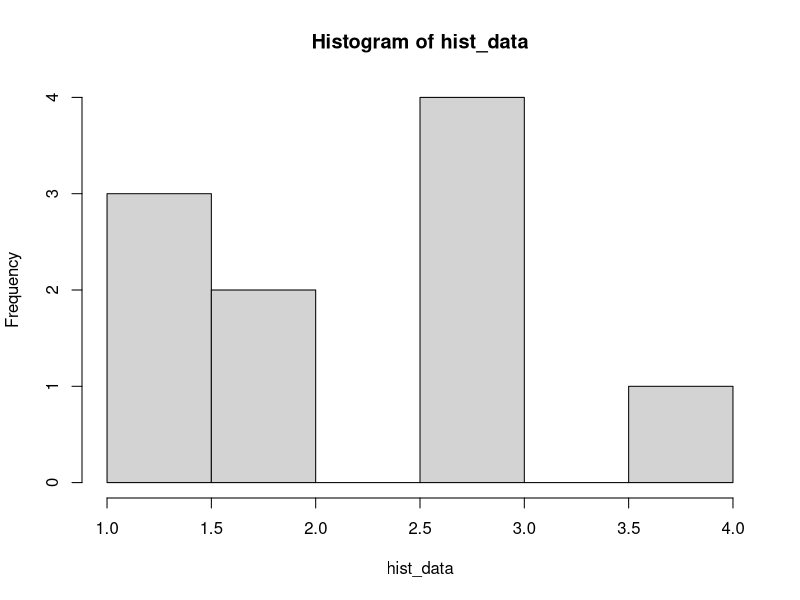
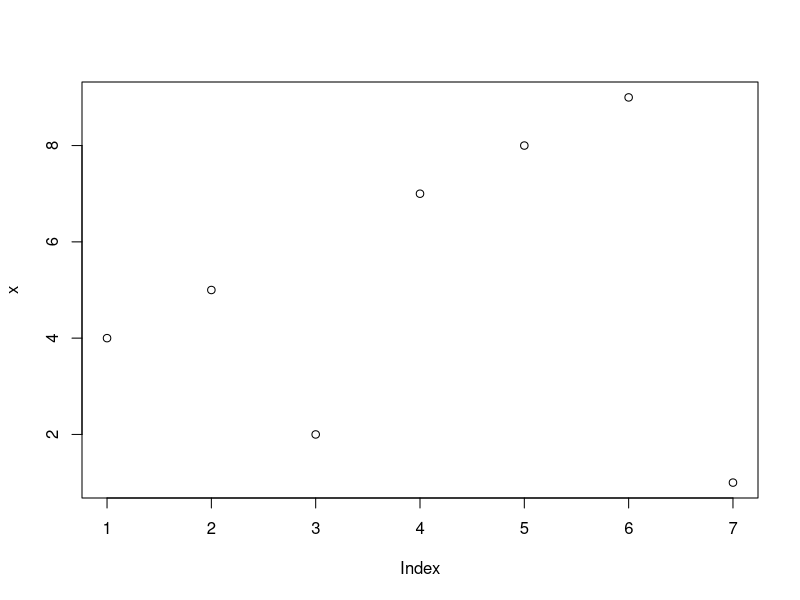

Source code (R) for these figures, in order:
## ---- chunk 1
knitr::opts_chunk$set(echo = TRUE)
## ---- chunk 2
x <- c(4, 5, 2, 7, 8, 9, 1)
x
## ---- chunk 3
# 'x' is a vector of values
x <- c(4, 5, 2, 7, 8, 9, 1) # R will run the x <- c(4, ..., 1) code, but it won't run the text after '#' 

# show x
x
## ---- chunk 4
x <- c(4, 5, 2, 7, 8, 9, 1)
x
## ---- chunk 5
length(x)
## ---- chunk 6
x[5]
## ---- chunk 7
x[5] <- 3
x
## ---- chunk 8
x[3]
## ---- chunk 9
# Remove a value by using the '-' operator
x[-3]
## ---- chunk 10
x
## ---- chunk 11
# Reassign 'x' to save the updated version of 'x' that removes the value in the 3rd position
x <- x[-3]
x
## ---- chunk 12
# Recreate 'x'
x <- c(4, 5, 2, 7, 8, 9, 1)
x

# Append the number 4 to 'x' using the 'c()' function
c(x, 4)

# Save out the new 'x' using the '<-' assign function
x <- c(x, 4)
x
## ---- chunk 13
# Recreate 'x'
x <- c(4, 5, 2, 7, 8, 9, 1)
x

# Append the number 4 to 'x' using the 'c()' function
append(x, 4)

# Save out the new 'x' using the '<-' assign function
x <- append(x, 4)
x
## ---- chunk 14
x <- 4
x
y <- '4'
y
## ---- chunk 15
# Check to see if 'x' and 'y' are numeric or character type
is.character(x)
is.numeric(x)

is.character(y)
is.numeric(y)
## ---- chunk 16
x
x + 4
x - 2
x*5
x/6
## ---- chunk 17
# Recreate 'x'
x <- c(4, 5, 2, 7, 8, 9, 1)
x
y <- c('hi', 'hello', 'howdy')
y
## ---- chunk 18
y
y[3]
## ---- chunk 19
y[1]
y[-1]

y <- y[-1]
y
## ---- chunk 20
y
y <- c(y, 'goodbye', 'ciao')
y
y <- c('first', 'second', y)
y
## ---- chunk 21

x <- c(4, 5, 2, 7, 8, 9, 1)
y <- c("a", "a", "a", "b", "b", "b", "b")

mydata <- data.frame(x, y)

## ---- chunk 22

mydata$x

## ---- chunk 23
mydata$x[3]
## ---- chunk 24
mydata[,1]

mydata[3,1]

## ---- chunk 25
class(y)
## ---- chunk 26
class(mydata$y)
## ---- chunk 27
mydata <- data.frame(x, y,
                     stringsAsFactors = FALSE)
class(mydata$y)

## ---- chunk 28
hist_data <- c(1, 1, 1, 2, 2, 3, 3, 3, 3, 4)
hist_data
hist(hist_data)
## ---- chunk 29
x <- c(4, 5, 2, 7, 8, 9, 1)
x

# Call the plot function to plot x
plot(x)
## ---- chunk 30

## ---- chunk 31
for (i in 1:100) {
  # Do something i times
}
